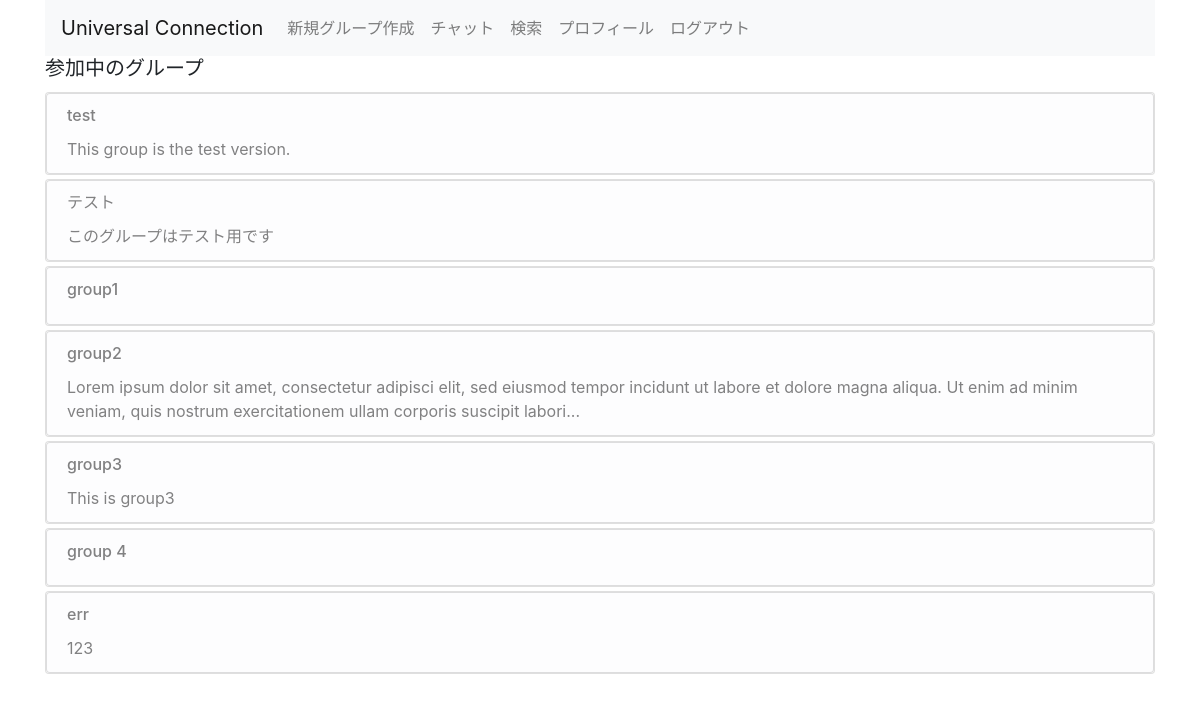
Screenshot of /chats (signed in) with the database file from the repository.
### UC/models/group.py (models this page shows, shortened)
class Group(db.Model):
    __tablename__ = "groups"
    id = db.Column(db.Integer, primary_key=True, nullable=False)
    time_create = db.Column(db.DateTime, nullable=False)
    user_id_host = db.Column(db.Integer, db.ForeignKey("users.id"), nullable=False)
    title = db.Column(db.Text, nullable=False)
    description = db.Column(db.Text)
    chat = db.relationship("Chat", backref="groups")
    def show_description(self):
        if len(self.description) > 200:
            return self.description[:200] + "..."
        return self.description

### UC/views/chats.py (the view)
@app.route("/chats")
@is_logined
def show_groups():
    groups = Group.query.all()
    return render_template("chats/groups.html", groups=groups)

### UC/views/views.py (called while the page is built)
def is_logined(view):
    @wraps(view)
    def inner(*args, **kwargs):
        if not session.get("logged_in"):
            return redirect(url_for("login"))
        return view(*args, **kwargs)
    return inner

### UC/templates/chats/groups.html
{% extends "layout.html" %}
{% block body %}
<h5 class="title">参加中のグループ</h5>
<ul class="list-group list-group-flush">
    {% for group in groups %}
    <div class="card mt-1">
            <a class="list-group-item list-group-item-action list-group-item-light" href="{{ url_for('show_chats', id=group.id )}}" class="card-title">
                <h6 class="card-title">{{ group.title }}</h6>
                <p class="card-text">{{ group.show_description() }}</p>
            </a>
    </div>
    {% else %}
    <h6>グループがありません</h6>
    {% endfor %}
</ul>
{% endblock %}

### UC/static/style.css (style rules this page uses)
a, a:hover, a:visited { color: inherit; }

### rows the page displays
Group: title "test", show_description "This group is the test version."
Group: title "テスト", show_description "このグループはテスト用です"
Group: title "group1"
Group: title "group2", show_description "Lorem ipsum dolor sit amet, consectetur adipisci elit, sed eiusmod tempor incidunt ut labore et dolore magna aliqua. Ut enim ad minim veniam, quis nostrum exercitationem ullam corporis suscipit labori..."
Group: title "group3", show_description "This is group3"
Group: title "group 4"
Group: title "err", show_description "123"
